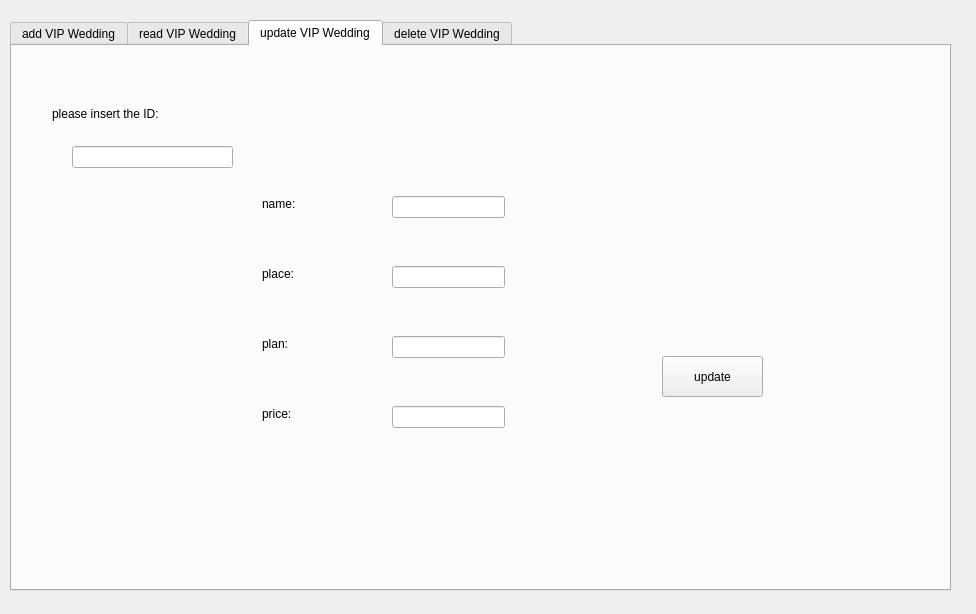
<?xml version="1.0" encoding="UTF-8"?>
<ui version="4.0">
 <class>VIP_Wedding</class>
 <widget class="QWidget" name="VIP_Wedding">
  <property name="geometry">
   <rect>
    <x>0</x>
    <y>0</y>
    <width>976</width>
    <height>614</height>
   </rect>
  </property>
  <property name="windowTitle">
   <string>Form</string>
  </property>
  <widget class="QTabWidget" name="manag_VIP_Wedding">
   <property name="geometry">
    <rect>
     <x>10</x>
     <y>20</y>
     <width>941</width>
     <height>571</height>
    </rect>
   </property>
   <property name="currentIndex">
    <number>2</number>
   </property>
   <widget class="QWidget" name="add_VIP_Wedding">
    <attribute name="title">
     <string>add VIP Wedding</string>
    </attribute>
    <widget class="QLabel" name="ID_1">
     <property name="geometry">
      <rect>
       <x>40</x>
       <y>50</y>
       <width>56</width>
       <height>16</height>
      </rect>
     </property>
     <property name="text">
      <string>ID:</string>
     </property>
    </widget>
    <widget class="QLabel" name="name_1">
     <property name="geometry">
      <rect>
       <x>30</x>
       <y>110</y>
       <width>56</width>
       <height>16</height>
      </rect>
     </property>
     <property name="text">
      <string>name:</string>
     </property>
    </widget>
    <widget class="QLabel" name="place_1">
     <property name="geometry">
      <rect>
       <x>30</x>
       <y>170</y>
       <width>56</width>
       <height>16</height>
      </rect>
     </property>
     <property name="text">
      <string>place:</string>
     </property>
    </widget>
    <widget class="QLabel" name="plan_1">
     <property name="geometry">
      <rect>
       <x>30</x>
       <y>240</y>
       <width>61</width>
       <height>16</height>
      </rect>
     </property>
     <property name="text">
      <string>plan:</string>
     </property>
    </widget>
    <widget class="QLabel" name="price_1">
     <property name="geometry">
      <rect>
       <x>30</x>
       <y>320</y>
       <width>56</width>
       <height>16</height>
      </rect>
     </property>
     <property name="text">
      <string>price:</string>
     </property>
    </widget>
    <widget class="QLineEdit" name="lineEdit_ID_1">
     <property name="geometry">
      <rect>
       <x>100</x>
       <y>50</y>
       <width>151</width>
       <height>22</height>
      </rect>
     </property>
    </widget>
    <widget class="QLineEdit" name="lineEdit_name_1">
     <property name="geometry">
      <rect>
       <x>102</x>
       <y>110</y>
       <width>151</width>
       <height>22</height>
      </rect>
     </property>
    </widget>
    <widget class="QLineEdit" name="lineEdit_place_1">
     <property name="geometry">
      <rect>
       <x>100</x>
       <y>171</y>
       <width>151</width>
       <height>21</height>
      </rect>
     </property>
    </widget>
    <widget class="QLineEdit" name="lineEdit_plan_1">
     <property name="geometry">
      <rect>
       <x>100</x>
       <y>240</y>
       <width>151</width>
       <height>21</height>
      </rect>
     </property>
    </widget>
    <widget class="QLineEdit" name="lineEdit_price_1">
     <property name="geometry">
      <rect>
       <x>100</x>
       <y>320</y>
       <width>151</width>
       <height>21</height>
      </rect>
     </property>
    </widget>
    <widget class="QPushButton" name="cancel_1">
     <property name="geometry">
      <rect>
       <x>520</x>
       <y>210</y>
       <width>93</width>
       <height>28</height>
      </rect>
     </property>
     <property name="text">
      <string>cancel</string>
     </property>
    </widget>
    <widget class="QPushButton" name="add_1">
     <property name="geometry">
      <rect>
       <x>520</x>
       <y>100</y>
       <width>93</width>
       <height>28</height>
      </rect>
     </property>
     <property name="text">
      <string>add</string>
     </property>
    </widget>
   </widget>
   <widget class="QWidget" name="read_VIP_Wedding">
    <attribute name="title">
     <string>read VIP Wedding</string>
    </attribute>
    <widget class="QTableView" name="table_VIP_Wedding_2">
     <property name="geometry">
      <rect>
       <x>15</x>
       <y>11</y>
       <width>921</width>
       <height>531</height>
      </rect>
     </property>
    </widget>
   </widget>
   <widget class="QWidget" name="update_VIP_Wedding">
    <attribute name="title">
     <string>update VIP Wedding</string>
    </attribute>
    <widget class="QLabel" name="insert_ID_3">
     <property name="geometry">
      <rect>
       <x>40</x>
       <y>60</y>
       <width>141</width>
       <height>16</height>
      </rect>
     </property>
     <property name="text">
      <string>please insert the ID:</string>
     </property>
    </widget>
    <widget class="QLineEdit" name="lineEdit_ID_3">
     <property name="geometry">
      <rect>
       <x>60</x>
       <y>100</y>
       <width>161</width>
       <height>22</height>
      </rect>
     </property>
     <property name="styleSheet">
      <string notr="true">nameEdit-&gt;setStyleSheet(&quot;background-color: yellow&quot;);</string>
     </property>
    </widget>
    <widget class="QLineEdit" name="lineEdit_name_3">
     <property name="geometry">
      <rect>
       <x>380</x>
       <y>150</y>
       <width>113</width>
       <height>22</height>
      </rect>
     </property>
    </widget>
    <widget class="QLineEdit" name="lineEdit_place_3">
     <property name="geometry">
      <rect>
       <x>380</x>
       <y>220</y>
       <width>113</width>
       <height>22</height>
      </rect>
     </property>
    </widget>
    <widget class="QLineEdit" name="lineEdit_price_3">
     <property name="geometry">
      <rect>
       <x>380</x>
       <y>360</y>
       <width>113</width>
       <height>22</height>
      </rect>
     </property>
    </widget>
    <widget class="QLineEdit" name="lineEdit_plan_3">
     <property name="geometry">
      <rect>
       <x>380</x>
       <y>290</y>
       <width>113</width>
       <height>22</height>
      </rect>
     </property>
    </widget>
    <widget class="QLabel" name="name_3">
     <property name="geometry">
      <rect>
       <x>250</x>
       <y>150</y>
       <width>56</width>
       <height>16</height>
      </rect>
     </property>
     <property name="text">
      <string>name:</string>
     </property>
    </widget>
    <widget class="QLabel" name="place_3">
     <property name="geometry">
      <rect>
       <x>250</x>
       <y>220</y>
       <width>56</width>
       <height>16</height>
      </rect>
     </property>
     <property name="text">
      <string>place:</string>
     </property>
    </widget>
    <widget class="QLabel" name="plan_3">
     <property name="geometry">
      <rect>
       <x>250</x>
       <y>290</y>
       <width>71</width>
       <height>16</height>
      </rect>
     </property>
     <property name="text">
      <string>plan:</string>
     </property>
    </widget>
    <widget class="QPushButton" name="update_3">
     <property name="geometry">
      <rect>
       <x>650</x>
       <y>310</y>
       <width>101</width>
       <height>41</height>
      </rect>
     </property>
     <property name="text">
      <string>update</string>
     </property>
    </widget>
    <widget class="QLabel" name="price_3">
     <property name="geometry">
      <rect>
       <x>250</x>
       <y>360</y>
       <width>56</width>
       <height>16</height>
      </rect>
     </property>
     <property name="text">
      <string>price:</string>
     </property>
    </widget>
   </widget>
   <widget class="QWidget" name="delete_VIP_Wedding">
    <attribute name="title">
     <string>delete VIP Wedding</string>
    </attribute>
    <widget class="QLabel" name="ID_4">
     <property name="geometry">
      <rect>
       <x>120</x>
       <y>170</y>
       <width>56</width>
       <height>16</height>
      </rect>
     </property>
     <property name="text">
      <string>ID:</string>
     </property>
    </widget>
    <widget class="QLineEdit" name="LineEdit_ID_4">
     <property name="geometry">
      <rect>
       <x>240</x>
       <y>170</y>
       <width>121</width>
       <height>22</height>
      </rect>
     </property>
    </widget>
    <widget class="QPushButton" name="delete_4">
     <property name="geometry">
      <rect>
       <x>550</x>
       <y>270</y>
       <width>161</width>
       <height>31</height>
      </rect>
     </property>
     <property name="text">
      <string>delete</string>
     </property>
    </widget>
    <widget class="QLabel" name="insert_4">
     <property name="geometry">
      <rect>
       <x>40</x>
       <y>70</y>
       <width>441</width>
       <height>16</height>
      </rect>
     </property>
     <property name="text">
      <string>Please put the ID of the VIP wedding you want to delete in the box below:</string>
     </property>
    </widget>
   </widget>
  </widget>
 </widget>
 <resources/>
 <connections/>
</ui>
